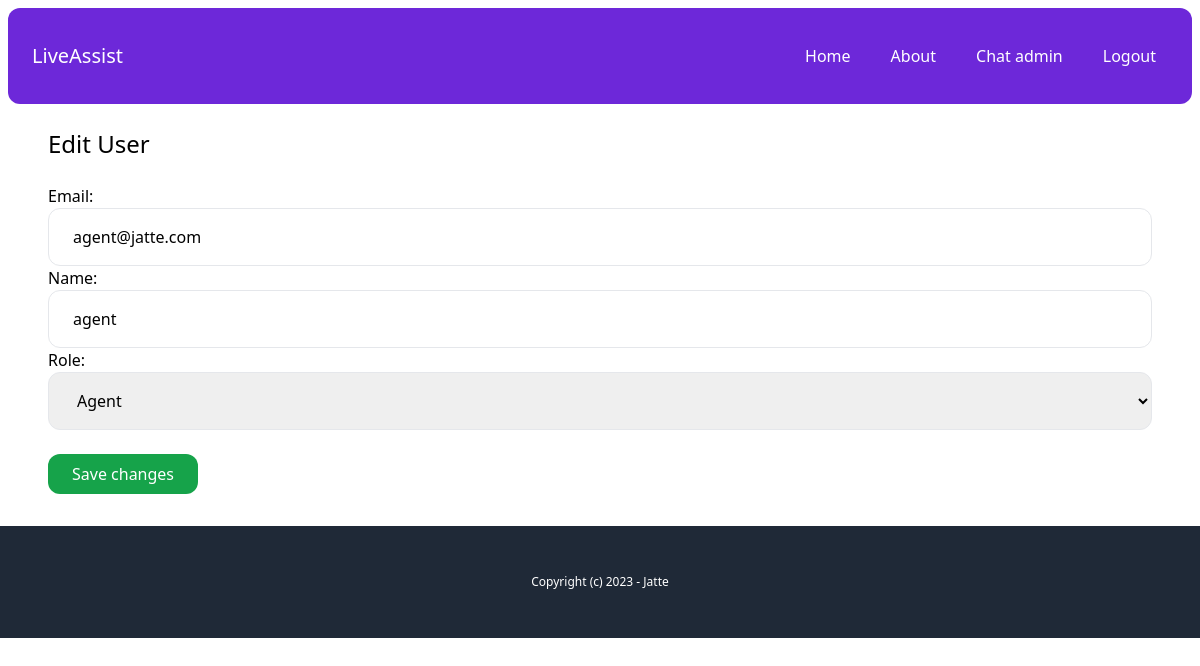
/chat-admin/users/f449352d-5609-4fc2-aef1-4e20a408894c/edit/ (signed in), run on the app's committed database.
### account/models.py (models this page shows)
class User(AbstractBaseUser, PermissionsMixin):
    AGENT = 'agent'
    MANAGER = 'manager'
    ROLES_CHOICES = (
        (AGENT, 'Agent'),
        (MANAGER, 'Manager'),
    )
    id = models.UUIDField(primary_key=True, default=uuid.uuid4, editable=False)
    email = models.EmailField(unique=True)
    name = models.CharField(max_length=255, blank=True, default='')
    role = models.CharField(max_length=20, choices=ROLES_CHOICES, default=AGENT)
    is_active = models.BooleanField(default=True)
    is_superuser = models.BooleanField(default=False)
    is_staff = models.BooleanField(default=False)
    date_joined = models.DateTimeField(default=timezone.now)
    last_login = models.DateTimeField(blank=True, null=True)
    objects = CustomUserManager()
    USERNAME_FIELD = 'email'
    EMAIL_FIELD = 'email'
    REQUIRED_FIELDS = ['name']

### chat/views.py (the view)
# urls.py: path("chat-admin/users/<uuid:uuid>/edit/", views.edit_user, name="edit_user"),
@login_required
def edit_user(request,uuid):
    if request.user.has_perm('user.edit_user'):
        user = User.objects.get(pk =uuid)
        if request.method == "POST":
            form = EditUserForm(request.POST,instance=user)
            if form.is_valid():
                form.save()
                messages.success(request,'The changes was saved')
                return redirect('/chat-admin/')
            else:
                messages.error(request,"Invalid changes")
                return redirect('/chat-admin/')
        else:
            form = EditUserForm(instance=user)
            return render(request,'chat/edit_user.html',{
                'user':user,
                'form':form,
            })
    else:
        messages.error(request,'You dont have access to edit users!')
        return redirect('/chat-admin/')

### account/forms.py
class EditUserForm(forms.ModelForm):
    class Meta:
        model = User
        fields = ('email', 'name', 'role',)
        widgets = {
            'email': forms.TextInput(attrs={
                'class': 'w-full py-4 px-6 rounded-xl border'
            }),
            'name': forms.TextInput(attrs={
                'class': 'w-full py-4 px-6 rounded-xl border'
            }),
            'role': forms.Select(attrs={
                'class': 'w-full py-4 px-6 rounded-xl border'
            })
        }

### chat/templates/chat/edit_user.html (shortened to what this page needs)
{% extends "core/base.html" %}
{% block content %}
    <h1 class = "text-2xl mb-6" > Edit User </h1>
    <form  method = "post">
        {{ form.as_p }}
        <button class = "inline-block py-2 px-6 mt-6 bg-green-600 text-white rounded-xl" >Save changes </button>
    </form>
{% endblock content %}

### data on the page
User: email "agent@jatte.com", name "agent", role "Agent"
